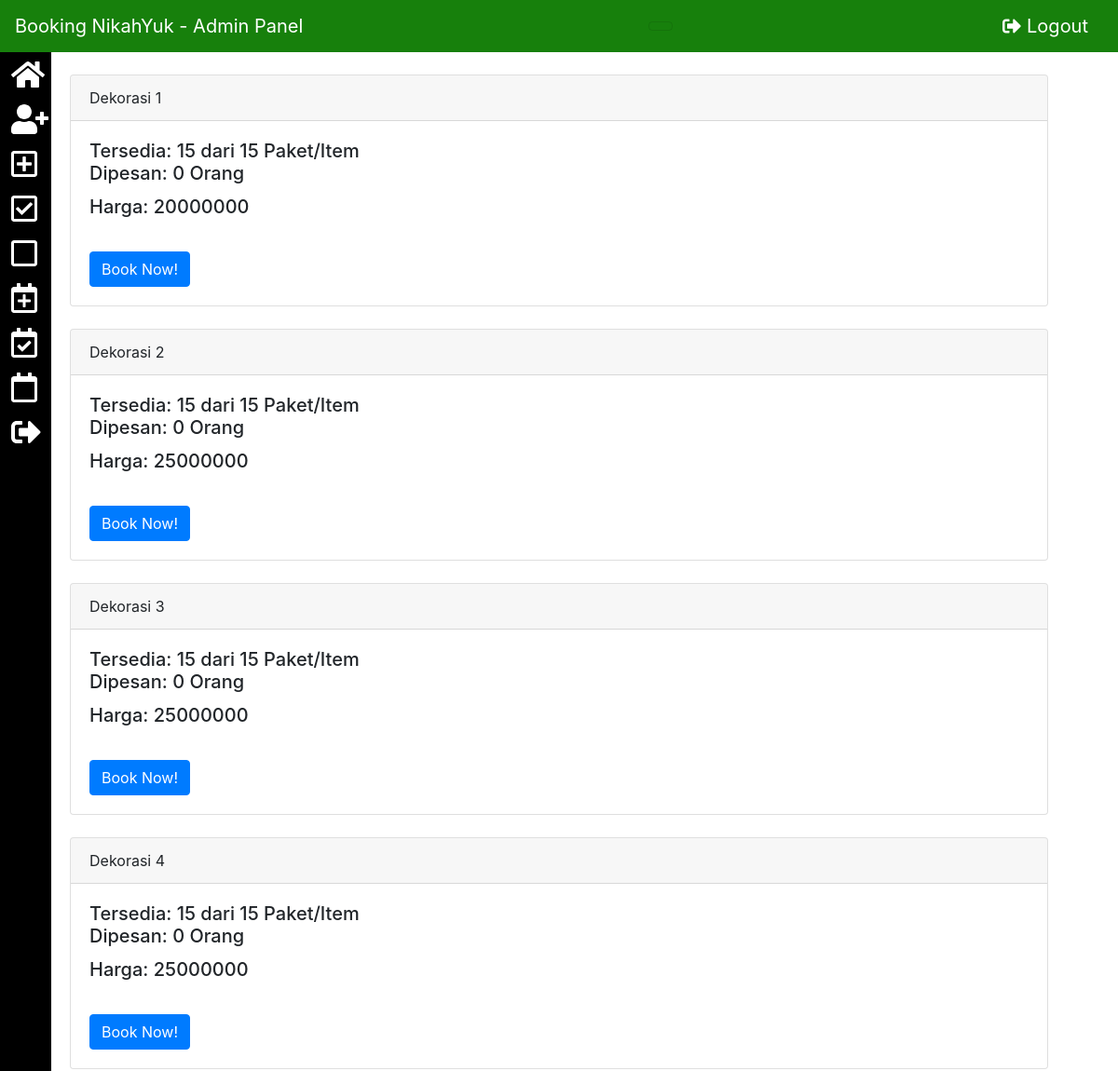
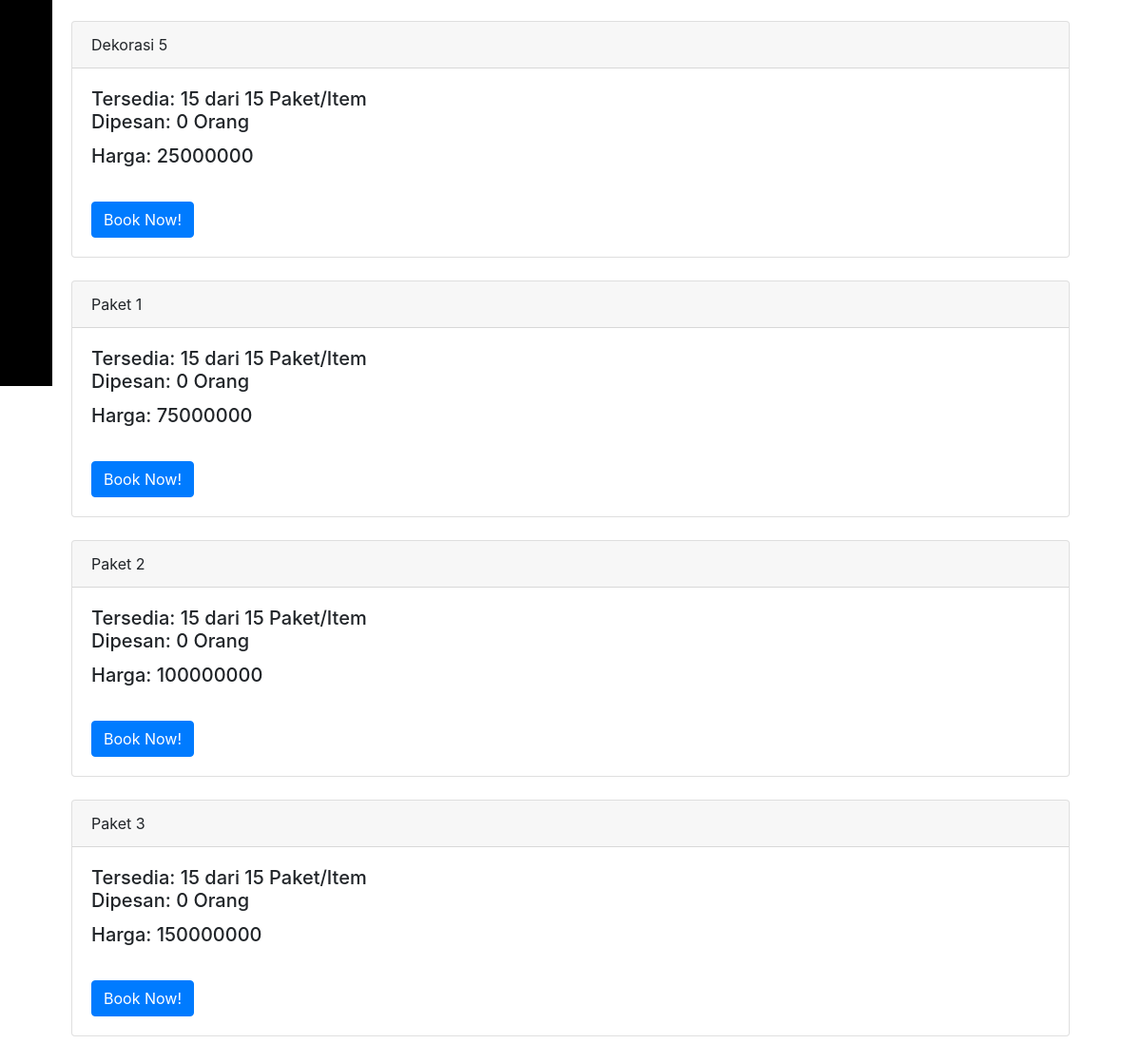
Page /admin/booking.php on the committed database (2 pictures, top to bottom).
### tables this page shows
CREATE TABLE `paket_category` (
  `paket_nm` text NOT NULL,
  `paket_qty` int(11) NOT NULL,
  `available` int(11) NOT NULL,
  `booked` int(11) NOT NULL,
  `facility` text NOT NULL,
  `price` float NOT NULL
);

### admin/include/class.user.php (called while the page is built, shortened)
<?php
        class user
        {
            public function __construct()
            {
                $this->db=new mysqli(DB_SERVER,DB_USERNAME,DB_PASSWORD,DB_DATABASE);
            }
        }
?>

### admin/booking.php (the view, shortened to what this page needs)
<?php
include_once 'include/class.user.php';
$user=new User();
?>
<link href="//maxcdn.bootstrapcdn.com/bootstrap/4.0.0/css/bootstrap.min.css" rel="stylesheet" id="bootstrap-css">
<!DOCTYPE html>
<html lang="en">
<head>
    <link href="./css/hi.css" rel="stylesheet">
</head>
<body>
    <div class="container-fluid">
        <nav class="navbar navbar-toggleable-md navbar-light bg-faded">
			<a class="navbar-brand" href="#">
				Booking NikahYuk - Admin Panel
			</a>
            <button class="navbar-toggler navbar-toggler-right" type="button" data-toggle="collapse" data-target="#bs-example-navbar-collapse-1">
            </button> <a class="navbar-brand" href="admin.php?q=logout"><i class="fas fa-sign-out-alt"></i> Logout</a>
        </nav>
    </div>
    <div class="container-fluid">
        <div class="sidebar left">
            <ul class="list-sidebar bg-defoult">
                <li>
                    <a href="admin.php" data-toggle="collapse" data-target="#dashboard" class="collapsed active">
                        <i class="fa fa-home fa-w-14 fa-2x" title="Admin Dashboard"></i>
                    </a>
                </li>
                <li>
                    <a href="registration.php" data-toggle="collapse" data-target="#dashboard" class="collapsed active">
                        <i class="fas fa-user-plus fa-w-14 fa-2x" title="Tambah Admin"></i>
                    </a>
                </li>
                <li>
                    <a href="addpaket.php" data-toggle="collapse" data-target="#dashboard" class="collapsed active">
                        <i class="far fa-plus-square fa-w-14 fa-2x" title="Tambah Paket"></i> <span class="nav-label">  </span>
                    </a>
                </li>
                <li>
                    <a href="show_paket_cat.php" data-toggle="collapse" data-target="#dashboard" class="collapsed active">
                        <i class="far fa-check-square fa-w-14 fa-2x" title="Ubah Paket"></i> <span class="nav-label">  </span>
                    </a>
                </li>
                <li>
                    <a href="show_paket_cat.php" data-toggle="collapse" data-target="#dashboard" class="collapsed active">
                        <i class="far fa-square fa-w-14 fa-2x" title="Lihat Paket"></i> <span class="nav-label">  </span>
                    </a>
                </li>
                <li>
                    <a href="booking.php" data-toggle="collapse" data-target="#dashboard" class="collapsed active">
                        <i class="far fa-calendar-plus fa-w-14 fa-2x" title="Tambah Pesanan"></i> <span class="nav-label">  </span>
                    </a>
                </li>
                <li>
                    <a href="show_all_booking.php" data-toggle="collapse" data-target="#dashboard" class="collapsed active">
                        <i class="far fa-calendar-check fa-w-14 fa-2x" title="Edit Pesanan"></i> <span class="nav-label">  </span>
                    </a>
                </li>
                <li>
                    <a href="show_all_booking.php" data-toggle="collapse" data-target="#dashboard" class="collapsed active">
                        <i class="far fa-calendar fa-w-14 fa-2x" title="Lihat Pesanan"></i> <span class="nav-label">  </span>
                    </a>
                </li>
                <li>
                    <a href="admin.php?q=logout" data-toggle="collapse" data-target="#dashboard" class="collapsed active">
                        <i class="fas fa-sign-out-alt fa-w-14 fa-2x" title="Keluar"></i> <span class="nav-label">  </span>
                    </a>
                </li>
            </ul>
        </div>
        <div class="contan-body">
            <div class="col-12">
                    <div class="side-body">
						<?php
						$sql="SELECT * FROM paket_category";
						$result = mysqli_query($user->db, $sql);
						if($result)
						{
							if(mysqli_num_rows($result) > 0)
							{
								while($row = mysqli_fetch_array($result))
								{
									echo "
											<div class='card'>
											  <div class='card-header'>
												".$row['paket_nm']."
											  </div>
											  <div class='card-body'>
												<h5 class='card-title'>Tersedia: ".$row['available']." dari ".$row['paket_qty']." Paket/Item <br> Dipesan: ".$row['booked']." Orang</h5>
												<h5 class='card-title'>Harga: ".$row['price']."</h5><br/>
												<a href='./booknow.php?paketname=".$row['paket_nm']."' class='btn btn-primary'>Book Now!</a>
											  </div>
											</div><br>
										 ";
								}
							}
							else
							{
								echo "NO Data Exist";
							}
						}
						else
						{
							echo "Cannot connect to server".$result;
						}
						?>
                    </div>
            </div>
        </div>
    </div>
</body>
</html>

### admin/css/hi.css (style rules this page uses)
a { color: #0488ae; text-decoration: none; }
html { -webkit-text-size-adjust: 100%; -ms-text-size-adjust: 100%; }
body { margin: 0; }
html, body { width: 100%; height: 100%; }
article, aside, details, figcaption, figure, footer, header, main, menu, nav, section, summary { display: block; }
a { background-color: transparent; text-decoration: none; }
h1, h2, h3, h4, h5, h6, p, ul, ol { margin: 0px; padding: 0px; }
.sidebar { position: absolute; width: 55px; height: 1500px; background-color: #000; transition: all 0.5s ease-in-out; }
.bg-defoult { background-color: #222; }
.sidebar ul { list-style: none; margin: 0px; padding: 0px; }
.sidebar li a, .sidebar li a.collapsed.active { display: block; padding: 8px 12px; color: #fff; border-left: 0px solid #dedede; text-decoration: none; }
.sidebar li a.active { background-color: #000; border-left: 5px solid #dedede; transition: all 0.5s ease-in-out; }
.bg-faded { background-color: #17800c; }
.navbar-light .navbar-brand, .navbar-light .navbar-toggler { color: #ffffff; }
.container-fluid { padding-right: 0px; padding-left: 0px; }
.contan-body { padding: 2% 5%; }

### rows in the picture
paket_category: paket_nm "Dekorasi 1", available "15", paket_qty "15", booked "0", price "20000000"
paket_category: paket_nm "Dekorasi 2", available "15", paket_qty "15", booked "0", price "25000000"
paket_category: paket_nm "Dekorasi 3", available "15", paket_qty "15", booked "0", price "25000000"
paket_category: paket_nm "Dekorasi 4", available "15", paket_qty "15", booked "0", price "25000000"
paket_category: paket_nm "Dekorasi 5", available "15", paket_qty "15", booked "0", price "25000000"
paket_category: paket_nm "Paket 1", available "15", paket_qty "15", booked "0", price "75000000"
paket_category: paket_nm "Paket 2", available "15", paket_qty "15", booked "0", price "100000000"
paket_category: paket_nm "Paket 3", available "15", paket_qty "15", booked "0", price "150000000"
